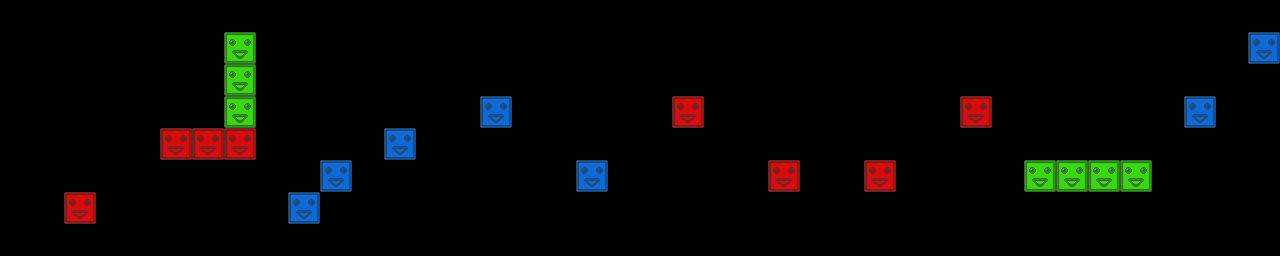

This is a level from a 2D game, rendered from its Tiled map with the project's own tilesets. A one-line summary and the map file follow, with tile-layer data summarised:
An orthogonal 40x8 tile map with 32x32 px tiles, 3 tile layers (red, green, blue) and 10 objects.

<map version="1.0" orientation="orthogonal" renderorder="right-down" width="40" height="8" tilewidth="32" tileheight="32">
 <tileset firstgid="1" name="blocks" tilewidth="32" tileheight="32">
  <image source="blocks.png" width="96" height="32" />
 </tileset>
 <layer name="red" width="40" height="8">
  <data>[320 cells, 8 non-empty, 1 distinct tile ids]</data>
 </layer>
 <layer name="green" width="40" height="8">
  <data>[320 cells, 7 non-empty, 1 distinct tile ids]</data>
 </layer>
 <layer name="blue" width="40" height="8">
  <data>[320 cells, 7 non-empty, 1 distinct tile ids]</data>
 </layer>
 <objectgroup name="crystals">
  <object x="313" y="114">
   <ellipse />
  </object>
  <object x="591" y="120">
   <ellipse />
  </object>
  <object x="754" y="119">
   <ellipse />
  </object>
  <object x="1078" y="131">
   <ellipse />
  </object>
  <object x="1225" y="66">
   <ellipse />
  </object>
  <object x="124" y="159">
   <ellipse />
  </object>
 </objectgroup>
 <objectgroup name="spikes">
  <object x="446" y="68">
   <ellipse />
  </object>
  <object x="832" y="114">
   <ellipse />
  </object>
  <object x="1026" y="131">
   <ellipse />
  </object>
  <object x="386" y="74">
   <ellipse />
  </object>
 </objectgroup>
</map>
